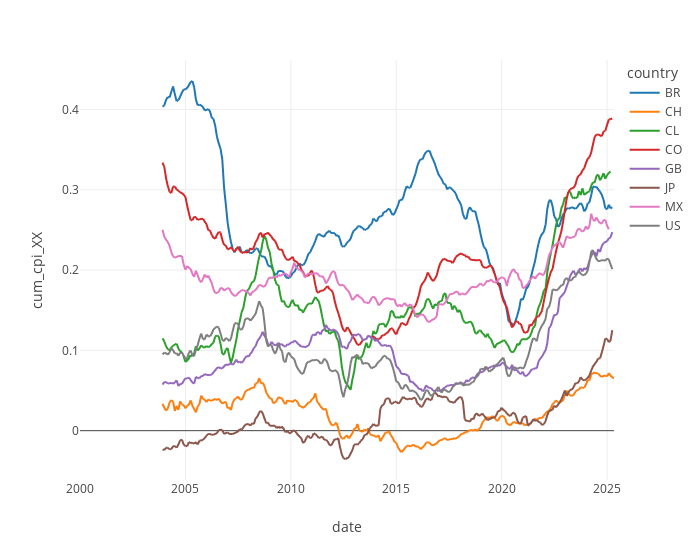

The notebook cell this image was saved under:
### Code cell
data_chart = df.copy()
data_chart = data_chart[data_chart['date'] >= datetime.datetime(2000,1,1)]
data_chart['cum_cpi_XX'] = data_chart\
                            .groupby("country")['monthly_cpi']\
                            .transform(lambda s:s.rolling(48)\
                                       .apply(lambda x: (1+x).prod()))-1
fig = px.line(
    data_chart,
    x='date',
    y='cum_cpi_XX',
    color='country',
    width=700,
    template='none'
)
fig

### Figure 1 — Plotly figure (JSON) as saved in the notebook; plotly's stock layout.template omitted (floating-point values rounded to 4 significant figures; data arrays with more than 128 entries replaced by an {"elided": "..."} marker saying what was removed)
{"data": [{"hovertemplate": "country=BR<br>date=%{x}<br>cum_cpi_XX=%{y}<extra></extra>", "legendgroup": "BR", "line": {"color": "#1F77B4", "dash": "solid"}, "marker": {"symbol": "circle"}, "mode": "lines", "name": "BR", "showlegend": true, "type": "scattergl", "x": {"elided": "305 str values"}, "xaxis": "x", "y": {"elided": "305 float values"}, "yaxis": "y"}, {"hovertemplate": "country=CH<br>date=%{x}<br>cum_cpi_XX=%{y}<extra></extra>", "legendgroup": "CH", "line": {"color": "#FF7F0E", "dash": "solid"}, "marker": {"symbol": "circle"}, "mode": "lines", "name": "CH", "showlegend": true, "type": "scattergl", "x": {"elided": "305 str values"}, "xaxis": "x", "y": {"elided": "305 float values"}, "yaxis": "y"}, {"hovertemplate": "country=CL<br>date=%{x}<br>cum_cpi_XX=%{y}<extra></extra>", "legendgroup": "CL", "line": {"color": "#2CA02C", "dash": "solid"}, "marker": {"symbol": "circle"}, "mode": "lines", "name": "CL", "showlegend": true, "type": "scattergl", "x": {"elided": "305 str values"}, "xaxis": "x", "y": {"elided": "305 float values"}, "yaxis": "y"}, {"hovertemplate": "country=CO<br>date=%{x}<br>cum_cpi_XX=%{y}<extra></extra>", "legendgroup": "CO", "line": {"color": "#D62728", "dash": "solid"}, "marker": {"symbol": "circle"}, "mode": "lines", "name": "CO", "showlegend": true, "type": "scattergl", "x": {"elided": "305 str values"}, "xaxis": "x", "y": {"elided": "305 float values"}, "yaxis": "y"}, {"hovertemplate": "country=GB<br>date=%{x}<br>cum_cpi_XX=%{y}<extra></extra>", "legendgroup": "GB", "line": {"color": "#9467BD", "dash": "solid"}, "marker": {"symbol": "circle"}, "mode": "lines", "name": "GB", "showlegend": true, "type": "scattergl", "x": {"elided": "305 str values"}, "xaxis": "x", "y": {"elided": "305 float values"}, "yaxis": "y"}, {"hovertemplate": "country=JP<br>date=%{x}<br>cum_cpi_XX=%{y}<extra></extra>", "legendgroup": "JP", "line": {"color": "#8C564B", "dash": "solid"}, "marker": {"symbol": "circle"}, "mode": "lines", "name": "JP", "showlegend": true, "type": "scattergl", "x": {"elided": "305 str values"}, "xaxis": "x", "y": {"elided": "305 float values"}, "yaxis": "y"}, {"hovertemplate": "country=MX<br>date=%{x}<br>cum_cpi_XX=%{y}<extra></extra>", "legendgroup": "MX", "line": {"color": "#E377C2", "dash": "solid"}, "marker": {"symbol": "circle"}, "mode": "lines", "name": "MX", "showlegend": true, "type": "scattergl", "x": {"elided": "305 str values"}, "xaxis": "x", "y": {"elided": "305 float values"}, "yaxis": "y"}, {"hovertemplate": "country=US<br>date=%{x}<br>cum_cpi_XX=%{y}<extra></extra>", "legendgroup": "US", "line": {"color": "#7F7F7F", "dash": "solid"}, "marker": {"symbol": "circle"}, "mode": "lines", "name": "US", "showlegend": true, "type": "scattergl", "x": {"elided": "305 str values"}, "xaxis": "x", "y": {"elided": "305 float values"}, "yaxis": "y"}], "layout": {"legend": {"title": {"text": "country"}, "tracegroupgap": 0}, "margin": {"t": 60}, "width": 700, "xaxis": {"anchor": "y", "domain": [0, 1], "title": {"text": "date"}}, "yaxis": {"anchor": "x", "domain": [0, 1], "title": {"text": "cum_cpi_XX"}}}}
